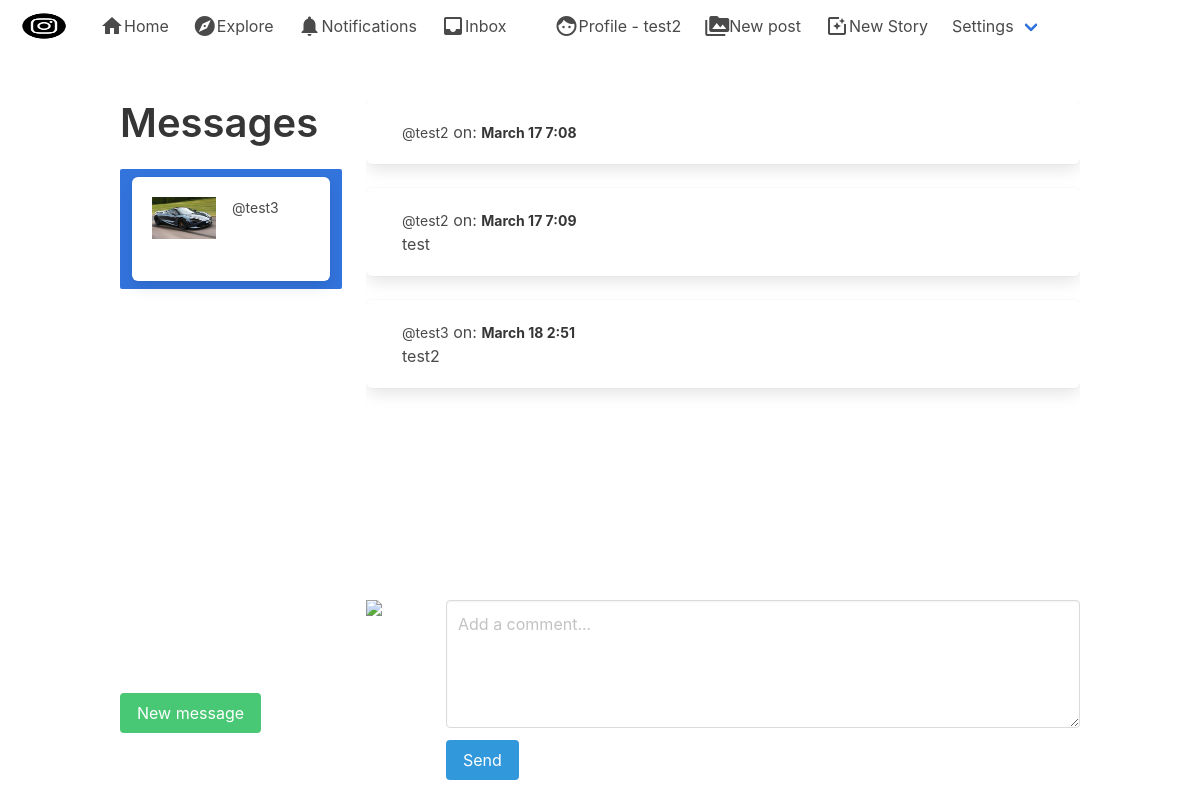
/direct/ (signed in), run on the app's committed database.
### authy/models.py (models this page shows, shortened)
class Profile(models.Model):
    user = models.OneToOneField(User, on_delete=models.CASCADE, related_name='profile')
    first_name = models.CharField(max_length=50, null=True, blank=True)
    last_name = models.CharField(max_length=50, null=True, blank=True)
    location = models.CharField(max_length=50, null=True, blank=True)
    url = models.CharField(max_length=80, null=True, blank=True)
    profile_info = models.TextField(max_length=150, null=True, blank=True)
    created = models.DateField(auto_now_add=True)
    favorites = models.ManyToManyField(Post)
    picture = models.ImageField(upload_to=user_directory_path, blank=True, null=True, verbose_name='Picture')

### direct/models.py (models this page shows, shortened)
class Message(models.Model):
    user = models.ForeignKey(User, on_delete=models.CASCADE, related_name='user')
    sender = models.ForeignKey(User, on_delete=models.CASCADE, related_name='from_user')
    recipient = models.ForeignKey(User, on_delete=models.CASCADE, related_name='to_user')
    body = models.TextField(max_length=1000, blank=True, null=True)
    date = models.DateTimeField(auto_now_add=True)
    is_read = models.BooleanField(default=False)
    def get_messages(user):
        messages = Message.objects.filter(user=user).values('recipient').annotate(last=Max('date')).order_by('-last')
        users = []
        for message in messages:
            users.append({
                'user': User.objects.get(pk=message['recipient']),
                'last': message['last'],
                'unread': Message.objects.filter(user=user, recipient__pk=message['recipient'], is_read=False).count()
            })
        return users

### direct/views.py (the view)
# urls.py: path('', Inbox, name='inbox'),
@login_required
def Inbox(request):
    user = request.user
    messages = Message.get_messages(user=user)
    active_direct = None
    directs = None
    if messages:
        message = messages[0]
        active_direct = message['user'].username
        directs = Message.objects.filter(user=user, recipient=message['user'])
        directs.update(is_read=True)
        for message in messages:
            if message['user'].username == active_direct:
                message['unread'] = 0
        context = {
            'directs': directs,
            'messages': messages,
            'active_direct': active_direct,
        }
        template = loader.get_template('direct/direct.html')
        return HttpResponse(template.render(context, request))

### direct/views.py (called while the page is built)
def checkDirects(request):
    directs_count = 0
    if request.user.is_authenticated:
        directs_count = Message.objects.filter(user=request.user, is_read=False).count()
    return {'directs_count': directs_count}

### notifications/views.py (called while the page is built)
def CountNotifications(request):
    count_notifications = 0
    if request.user.is_authenticated:
        count_notifications = Notification.objects.filter(user=request.user, is_seen=False).count()
    return {'count_notifications': count_notifications}

### instagram_clone/templates/direct/direct.html (shortened to what this page needs)
{% extends 'base.html' %}
{% load static %}
{% block content %}
<div class="columns is-mobile">
    <div class="column is-one-quarter">
        <aside class="menu">
            <h1 class="title is-2">
                Messages
            </h1>
            <ul style="overflow-y: scroll; height: 500px" class="menu-list">
                {% for message in messages %}
                <a class="{% if active_direct == message.user.username %}is-active{% endif %}"
                   href="{% url 'directs' message.user.username %}">
                    <div class="box">
                        <article class="media">
                            <div class="media-left">
                                <figure class="image is-64x64">
                                    {% if message.user.profile.picture %}
                                    <img src="{{ message.user.profile.picture.url }}" alt="Placeholder image">
                                    {% else %}
                                    <img src="https://bulma.io/images/placeholders/96x96.png" alt="Placeholder image">
                                    {% endif %}
                                </figure>
                            </div>
                            <div class="media-content">
                                <div class="content">
                                    <p>
                                        <small>@{{ message.user.username }}</small>
                                    </p>
                                </div>
                            </div>
                        </article>
                    </div>
                </a>
                {% endfor %}
            </ul>
        </aside>
        <br>
        <a href="{% url 'usersearch' %}" class="button is-success">New message</a>
    </div>
    <div class="column">
        <div style="overflow-y: scroll; height: 500px">
            {% for direct in directs %}
            <div class="box">
                <article class="media">
                    <div class="media-content">
                        <div class="content">
                            <p>
                                 <small>@{{ direct.sender.username }}</small>
                                on: <strong><small>{{direct.date|date:'N d G:i'}}</small></strong>
                            </p>
                            {{ direct.body }}
                        </div>
                    </div>
                </article>
            </div>
            {% endfor %}
        </div>
        <form role="form" method="POST" action="{% url 'send_direct' %}">
            <article class="media">
                <figure class="media-left">
                    <p class="image is-64x64">
                        <img src="https://bulma.io/images/placeholders/128x128.png">
                    </p>
                </figure>
                <div class="media-content">
                    <div class="field">
                        <p class="control">
                            <textarea class="textarea" name="body" placeholder="Add a comment..."></textarea>
                        </p>
                    </div>
                    <nav class="level">
                        <div class="level-left">
                            <div class="level-item">
                                <button type="submit" name="action" class="button is-info">Send</button>
                            </div>
                        </div>
                    </nav>
                </div>
            </article>
        </form>
    </div>
</div>
{% endblock %}

### instagram_clone/templates/base.html (shortened to what this page needs)
{% load static %}
<!DOCTYPE html>
<html>
<head>
    <link rel="stylesheet" href="{% static 'css/bulma.min.css' %}">
    <link rel="stylesheet" href="{% static 'css/style.css' %}">
</head>
<body>
<nav class="navbar" role="navigation" aria-label="main navigation">
    <div class="navbar-brand">
        <a class="navbar-item" href="{% url 'index'%}">
            <img src="{% static 'img/instagram_black.png' %}" width="64" height="64">
        </a>
    </div>
    <div id="navbarBasicExample" class="navbar-menu">
        <div class="navbar-start">
            <a href="{% url 'index'%}" class="navbar-item">
                <span class="material-icons">home</span>
                Home
            </a>
            <a class="navbar-item">
                <span class="material-icons">explore</span>
                Explore
            </a>
            <a href="{% url 'show-notifications'%}" class="navbar-item">
                <span class="material-icons">notifications</span>
                Notifications
            </a>
            <a href="{% url 'inbox'%}" class="navbar-item">
                <span class="material-icons">inbox</span>
                Inbox
            </a>
            <a class="navbar-item">
                <a href="{% url 'profile' request.user%}" class="navbar-item">
                    <span class="material-icons">face</span>
                    Profile
                    {% if user.username %}
                    - {{ user.username }}
                    {% endif %}
                </a>
                <a href="{% url 'newpost' %}" class="navbar-item">
                    <span class="material-icons">perm_media</span>
                    New post
                </a>
                <a href="{% url 'newstory' %}" class="navbar-item">
                    <span class="material-icons">photo_filter</span>
                    New Story
                </a>
                <div class="navbar-item has-dropdown is-hoverable">
                    <a class="navbar-link">
                        Settings
                    </a>
                </div>
            </a>
        </div>
    </div>
</nav>
<section class="section">
    <div class="container">
        {% block content %}
        {% endblock %}
    </div>
</section>
</body>
</html>

### instagram_clone/static/css/style.css (style rules this page uses)
* { box-sizing:border-box }

### data on the page
Message: sender.username "test2", date "March 17 7:08"
Message: sender.username "test2", date "March 17 7:09", body "test"
Message: sender.username "test3", date "March 18 2:51", body "test2"

### other printed values
{{ user.username }} "test2"
{{ message.user.username }} "test3"
